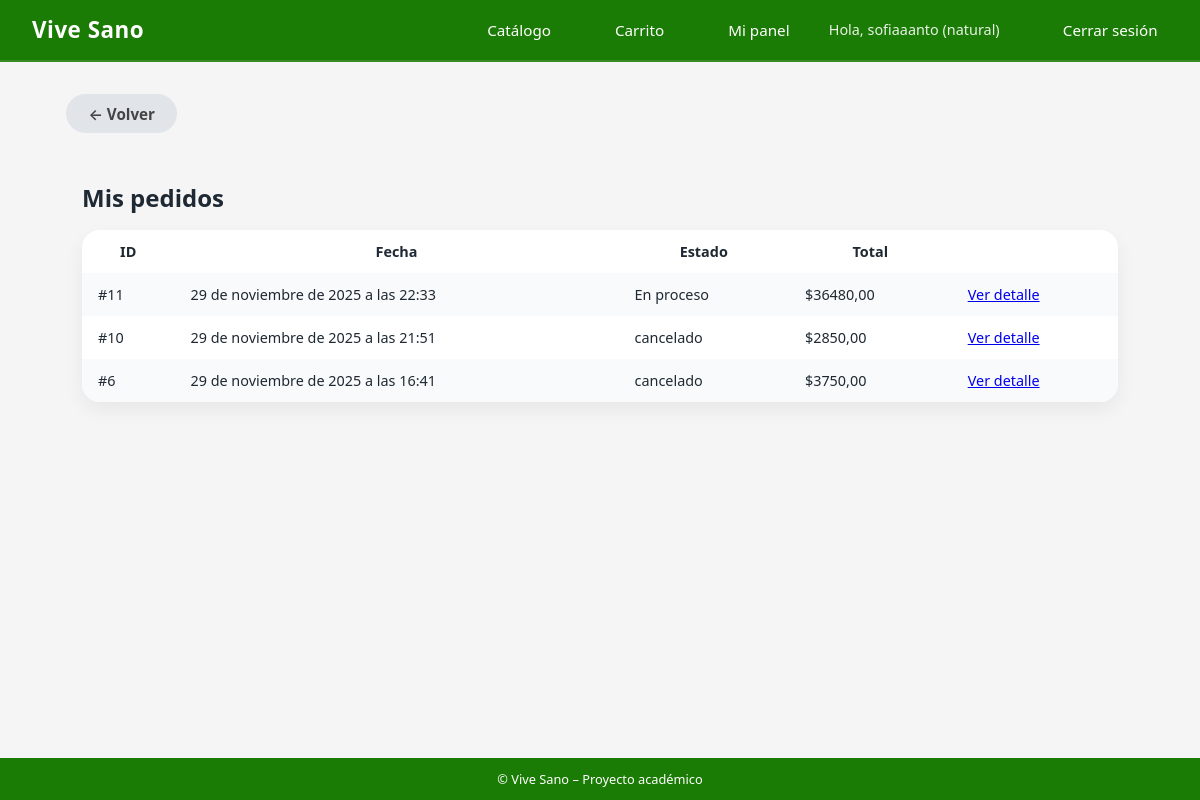
The app's page /productos/mis-pedidos/ (signed in) with its own data.
### usuarios/models.py (models this page shows, shortened)
class Usuario(AbstractUser):
    TIPO_CLIENTE = [
        ("natural", "Persona Natural"),
        ("empresa", "Empresa"),
        ("admin", "Administrador"),
        ("atencion_cliente", "Atención al Cliente"),
    ]
    rut = models.CharField(max_length=12, unique=True, blank=True, null=True)
    tipo_cliente = models.CharField(
        max_length=20,
        choices=TIPO_CLIENTE,
        default="natural"
    )

### productos/models.py (models this page shows, shortened)
class Pedido(models.Model):
    ESTADOS = [
        ("pagado", "Pagado (simulado)"),
        ("en proceso", "En proceso"),
        ("en camino", "En camino"),
        ("entregado", "Entregado"),
        ("modificado", "Modificado"),
    ]
    usuario = models.ForeignKey(settings.AUTH_USER_MODEL, on_delete=models.CASCADE)
    creado = models.DateTimeField(auto_now_add=True)
    actualizado = models.DateTimeField(auto_now=True)
    total = models.DecimalField(max_digits=10, decimal_places=2, default=0)
    estado = models.CharField(max_length=20, choices=ESTADOS, default="pendiente")

### productos/views.py (the view)
# urls.py: path("mis-pedidos/", views.mis_pedidos, name="mis_pedidos"),
@login_required
def mis_pedidos(request):
    pedidos = Pedido.objects.filter(usuario=request.user).order_by("-creado")
    return render(request, "productos/mis_pedidos.html", {"pedidos": pedidos})

### productos/templates/productos/mis_pedidos.html (shortened to what this page needs)
{% extends 'core/base.html' %}
{% block content %}
<div class="container">
    <a href="{% url 'dashboard' %}" class="btn btn-secondary"
   style="
        display: inline-flex;
        align-items: center;
        gap: 6px;
        text-decoration: none;
        color: #000000b3;
        font-weight: 600;
        margin-bottom: 1rem;
   ">
    ← Volver
    </a>
<div class="container">
    <h2>Mis pedidos</h2>
    {% if pedidos %}
    <table class="cart-table">
        <tr>
            <th>ID</th>
            <th>Fecha</th>
            <th>Estado</th>
            <th>Total</th>
            <th></th>
        </tr>
        {% for pedido in pedidos %}
        <tr>
            <td>#{{ pedido.id }}</td>
            <td>{{ pedido.creado }}</td>
            <td>{{ pedido.get_estado_display }}</td>
            <td>${{ pedido.total }}</td>
            <td>
                <a href="{% url 'ver_estado_pedido' pedido.id %}">
                    Ver detalle
                </a>
            </td>
        </tr>
        {% endfor %}
    </table>
    {% else %}
    <p>No tienes pedidos aún.</p>
    {% endif %}
    </div>
</div>
{% endblock %}

### core/templates/core/base.html (shortened to what this page needs)
{% load static %}
<!DOCTYPE html>
<html>
<head>
    <link rel="stylesheet" href="{% static 'core/css/styles.css' %}">
</head>
<body>
<div class="site-wrapper">
    <header>
    <nav class="navbar">
        <div class="navbar-logo">
            Vive Sano
        </div>
        <div class="navbar-nav">
            <a href="{% url 'catalogo_productos' %}">Catálogo</a>
            {% if user.is_authenticated %}
                <a href="{% url 'ver_carrito' %}">Carrito</a>
                <a href="{% url 'dashboard' %}">Mi panel</a>
                <span class="navbar-user">
                    Hola, {{ user.username }} ({{ user.tipo_cliente }})
                </span>
                <a href="{% url 'logout' %}">Cerrar sesión</a>
            {% else %}
                <a href="{% url 'login' %}">Iniciar sesión</a>
                <a href="{% url 'registrar' %}">Crear cuenta</a>
            {% endif %}
        </div>
    </nav>
    </header>
    <main>
        {% block content %}{% endblock %}
    </main>
    <footer class="footer">
        © {{ now|date:"Y" }} Vive Sano – Proyecto académico
    </footer>
</div>
</body>
</html>

### core/static/core/css/styles.css (style rules this page uses)
* { margin: 0; padding: 0; box-sizing: border-box; }
body { font-family: system-ui, -apple-system, BlinkMacSystemFont, "Segoe UI", sans-serif; background-color: #f5f5f5; color: #1f2933; }
.site-wrapper { min-height: 100vh; display: flex; flex-direction: column; }
main { flex: 1; }
.navbar { background-color:hsl(109, 94%, 25%); color: #ffffff; padding: 0.75rem 2rem; display: flex; align-items: center; justify-content: space-between; }
.navbar-logo { font-weight: 700; letter-spacing: 2px; }
.navbar-nav a { color: #ffffff; text-decoration: none; margin-left: 1.5rem; font-size: 0.95rem; }
.navbar-user { font-size: 0.85rem; }
.navbar { background-color: hsl(109, 94%, 25%); padding: 0.9rem 2rem; color: white; display: flex; justify-content: space-between; align-items: center; border-bottom: 2px solid rgba(255, 255, 255, 0.12); }
.navbar-logo { font-size: 1.4rem; font-weight: 700; letter-spacing: 0.5px; }
.navbar-nav { display: flex; align-items: center; gap: 1.2rem; }
.navbar-nav a { color: white; text-decoration: none; font-weight: 500; padding: 0.35rem 0.65rem; border-radius: 6px; transition: background 0.2s ease; }
.navbar-user { font-size: 0.9rem; opacity: 0.9; padding: 0.25rem 0.6rem; border-radius: 6px; }
.container { max-width: 1100px; margin: 2rem auto; padding: 0 1rem; }
.btn { display: inline-block; padding: 0.6rem 1.4rem; border-radius: 999px; border: none; cursor: pointer; font-size: 0.95rem; font-weight: 600; text-decoration: none; text-align: center; }
.btn-secondary { background-color: #e1e5ea; color:hsl(109, 94%, 25%); }
.cart-table { width: 100%; border-collapse: collapse; margin-top: 1rem; background-color: #ffffff; border-radius: 18px; overflow: hidden; box-shadow: 0 8px 20px rgba(0,0,0,0.06); }
.cart-table th, .cart-table td { padding: 0.75rem 1rem; font-size: 0.9rem; }
.cart-table tr:nth-child(even) { background-color: #f9fafb; }
.footer { background-color: hsl(109, 94%, 25%); color: #ffffff; text-align: center; padding: 0.75rem; font-size: 0.8rem; }

### records on screen
Usuario: username "sofiaaanto", tipo_cliente "natural"
Pedido: id "11", creado "29 de noviembre de 2025 a las 22:33", estado "En proceso", total "36480,00"
Pedido: id "10", creado "29 de noviembre de 2025 a las 21:51", estado "cancelado", total "2850,00"
Pedido: id "6", creado "29 de noviembre de 2025 a las 16:41", estado "cancelado", total "3750,00"
